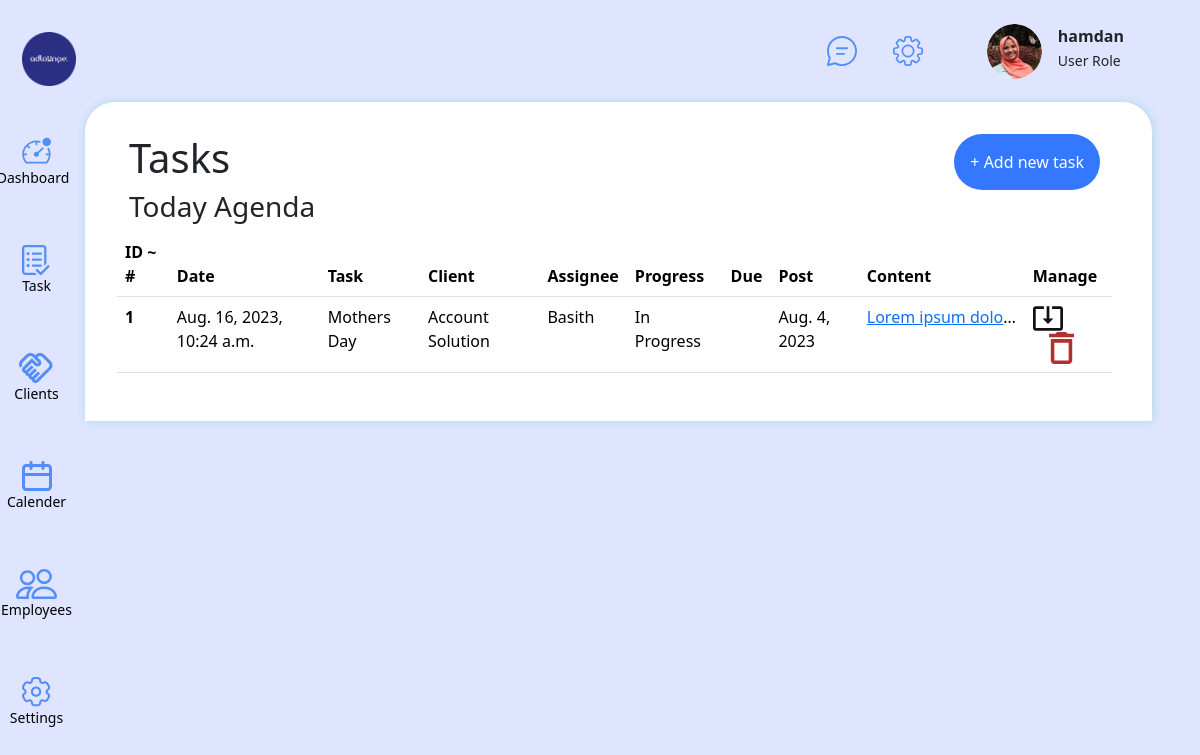
Before: /cordinator/manageTasks (signed in) with the older database file.
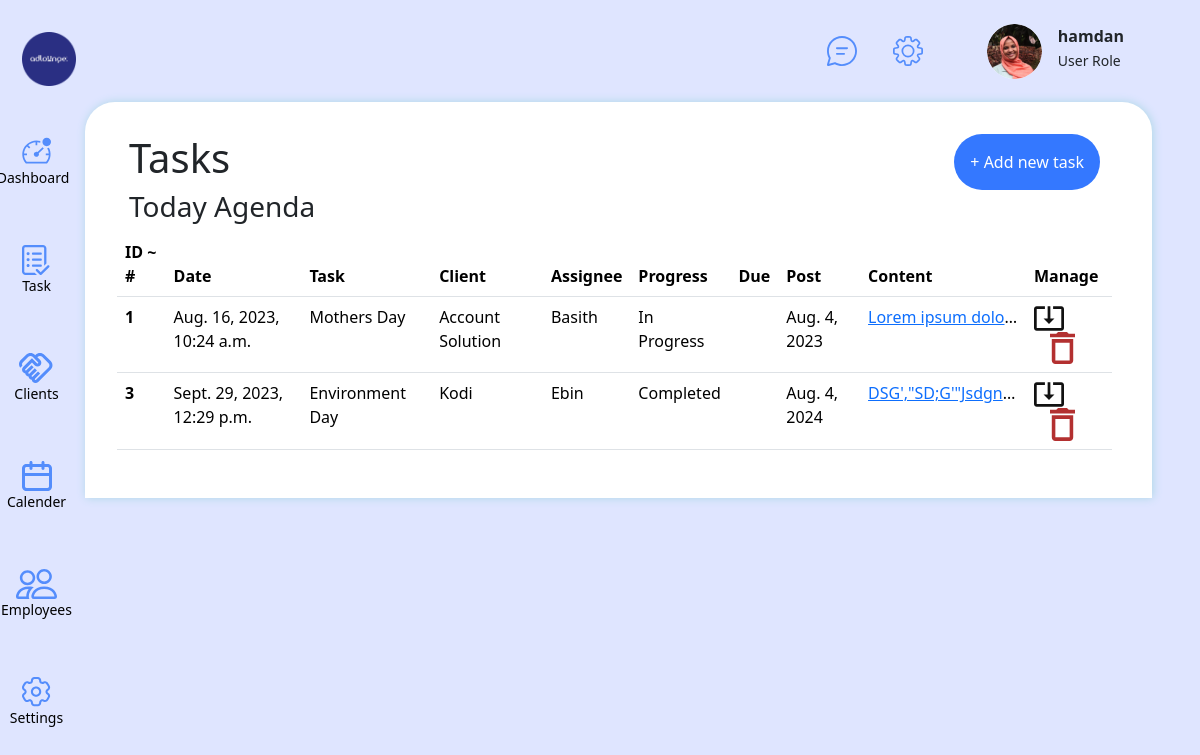
After: the same page with the newer database file.
### base/models.py (models this page shows, shortened)
class Work(models.Model):
    client = models.ForeignKey(Client,on_delete=models.SET_NULL, null=True)
    date = models.DateTimeField(auto_now_add=True)
    task = models.CharField(max_length=200)
    asignee = models.CharField(max_length=200)
    progress = models.CharField(max_length=200)
    post = models.DateField()
    content = models.TextField(null=True, blank=True)

class Client(models.Model):
    name = models.CharField(max_length=200)
    def __str__(self):
        return self.name

### base/views.py (the view)
# urls.py: path('cordinator/manageTasks', views.manageTasks, name="manageTasks"),
@login_required(login_url='login')
def manageTasks(request):
    works = Work.objects.all()
    context = {'works':works}
    return render(request, 'base/manageTasks.html', context)

### base/templates/base/manageTasks.html
{% extends 'base/main.html' %}
{% load static %}
{% block content %}
<div class="row main_section">
  <div class="row">
      <div class="tasks_heading">
          <div>
            <h1>Tasks</h>
          </div>
          <div class="newtask_button">
            <a href="{% url 'addTask' %}">
              + Add new task
            </a>
          </div>
      </div>
  </div>
  <div class="row">
      <div>
          <h3>Today Agenda</h3>
      </div>
  </div>
  <div class="row table">
      <table class="table table-hover">
          <thead>
            <tr>
              <th scope="col">ID ~ #</th>
              <th scope="col">Date</th>
              <th scope="col">Task</th>
              <th scope="col">Client</th>
              <th scope="col">Assignee</th>
              <th scope="col">Progress</th>
              <th scope="col">Due</th>
              <th scope="col">Post</th>
              <th scope="col">Content</th>
              <th scope="col">Manage</th>
            </tr>
          </thead>
          <tbody>
            {% for work in works %}
              <tr>
                <th scope="row">{{work.id}}</th>
                <td>{{work.date}}</td>
                <td>{{work.task}}</td>
                <td>{{work.client}}</td>
                <td>{{work.asignee}}</td>
                <td>{{work.progress}}</td>
                <td>{{work.due}}</td>
                <td>{{work.post}}</td>
                <td class="col-2 text-truncate" style="max-width: 150px"><a href="/description/{{work.id}}/">{{work.content}}</a></td>
                <td>
                  <a href="{% url 'updateTask' work.id %}" style="color: white;">
                    <img style="width: 30px;" src="{% static "/images/update-icon.svg" %}" alt="Update">
                  </a>
                  <a href="{% url 'deleteTask' work.id %}" style="color: white; width: 10px; padding-left: 1em;">
                    <img style="width: 25px;" src="{% static "/images/delete-icon.svg" %}" alt="Delete">
                  </a>
                </td>
              </tr>
            {% endfor %}
          </tbody>
      </table>
  </div>
</div>
{% endblock content %}

### base/templates/base/main.html (shortened to what this page needs)
<!DOCTYPE html>
<html lang="en">
{% load static %}
<head>
    <link rel="stylesheet" type="text/css" href="{% static "styles/main.css" %}">
    <link href="https://cdn.jsdelivr.net/npm/bootstrap@5.3.1/dist/css/bootstrap.min.css" rel="stylesheet">
</head>
<body style="background-color: #dfe5ff;">
    <div class="topnav container-fluid row">
        <a href="" class="logo col">
            <img src="{% static "images/companylogo.png" %}" height="70px" alt="Logo">
        </a>
        <div class="profile col">
            <div class="topnav_buttons">
                <a href="{% url "test" %}">
                    <img src="{% static "images/chat-icon.svg" %}" alt="chat">
                </a>
                <a href="">
                    <img src="{% static "images/message-icon.svg" %}" alt="Message">
                </a>
            </div>
            <div class="topnav_profile">
                {% include "base/profile.html" %}
            </div>
        </div>
    </div>
    <div class="mainpage row me-5">
        <div class="sidenav col-1 container-fluid">
            <div class="section_button">
                <div class="dashboard sidenav_buttons">
                    <a href="">
                        <img src="{% static "images/dashboard-icon.svg" %}" alt="">
                        <p>Dashboard</p>
                    </a>
                </div>
            </div>
            <div class="section_button">
                <div class="task sidenav_buttons">
                    <a href="{% url "manageTasks" %}">
                        <img src="{% static "images/task-icon.svg" %}" alt="Task">
                        <p>Task</p>
                    </a>
                </div>
            </div>
            <div class="section_button">
                <div class="clients sidenav_buttons">
                    <a href="">
                        <img src="{% static "images/clients-icon.svg" %}" alt="Clients">
                        <p>Clients</p>
                    </a>
                </div>
            </div>
            <div class="section_button">
                <div class="calender sidenav_buttons">
                    <a href="">
                        <img src="{% static "images/calender-icon.svg" %}" alt="Calender">
                        <p>Calender</p>
                    </a>
                </div>
            </div>
            <div class="section_button">
                <div class="employees sidenav_buttons">
                    <a href="">
                        <img src="{% static "images/employees-icon.svg" %}" alt="Employees">
                        <p>Employees</p>
                    </a>
                </div>
            </div>
            <div class="section_button">
                <div class="settings sidenav_buttons">
                    <a href="">
                        <img src="{% static "images/settings-icon.svg" %}" alt="Settings">
                        <p>Settings</p>
                    </a>
                </div>
            </div>
        </div>
        <div class="content col-11 container-fluid">
            {% block content %}
            {% endblock content %}
        </div>
    </div>
</body>
</html>

### base/templates/base/profile.html
{% load static %}
{% if request.user.is_authenticated %}
    <div class="photo">
        <div class="user_photo">
            <img src="{% static "/images/user_photo.jpg" %}" alt="Profile photo" height="55px">
        </div>
    </div>
    <div class="user_name">
        <p><b>{{user.username}}</b></p>
        <small>User Role</small>
    </div>
{% else %}
    <div>
        <a href="{% url "login" %}">Login</a>
    </div>
{% endif %}

### base/static/styles/main.css (style rules this page uses)
* { padding: 0; margin: 0; }
.topnav { padding: 1em; }
.logo > img { padding: 1em 0 0 0.6em; }
.profile { display: flex; flex-direction: row; flex-wrap: wrap; justify-content: end; align-items: center; margin: 0 1.5em 0 0; }
.topnav_buttons { padding: 0 2em 0 0; }
.topnav_buttons >* { padding: 0 2em 0 0; color: #dfe5ff; }
.topnav_buttons > a > img { width: 30px; }
.topnav_profile { display: flex; flex-direction: row; flex-wrap: nowrap; }
.section_button { margin: 0.5em 0 0 0; display: flex; justify-content: center; align-items: center; height: 100px; border-radius: 1em; }
.sidenav { margin: 0 0 0 1em; }
.sidenav_buttons { text-align: center; margin: 1em; padding: 1em; font-size: 14px; font-weight: 500; }
.sidenav_buttons > a { text-decoration: none; color: black; }
.sidenav_buttons > a > img { height: 30px; margin: 1.5em 0 0 0; }
.dashboard > a > p { margin-left: -0.5em; }
.user_photo > img { border-radius: 50%; }
.topnav_profile >* { margin: 0 1em 0 0; }
.user_name > p { margin: 0; }
.main_section { background-color: white; border-radius: 30px 30px 0 0; padding: 4vh 2vh 2vh 4vh; box-shadow: 1px 0px 10px lightblue; }
.tasks_heading { display: flex; flex-direction: row; flex-wrap: none; justify-content: space-between; }
.newtask_button { background-color: #3478ff; display: flex; flex-direction: column; justify-content: center; align-items: center; border-radius: 2em; padding: 2vh; }
.newtask_button > a { text-decoration: none; color: white; }

Changed rows visible on the page:
added Work: id "3", date "Sept. 29, 2023, 12:29 p.m.", task "Environment Day", client "Kodi", asignee "Ebin", progress "Completed", post "Aug. 4, 2024", content "DSG',\"SD;G'\"Jsdgn…"
